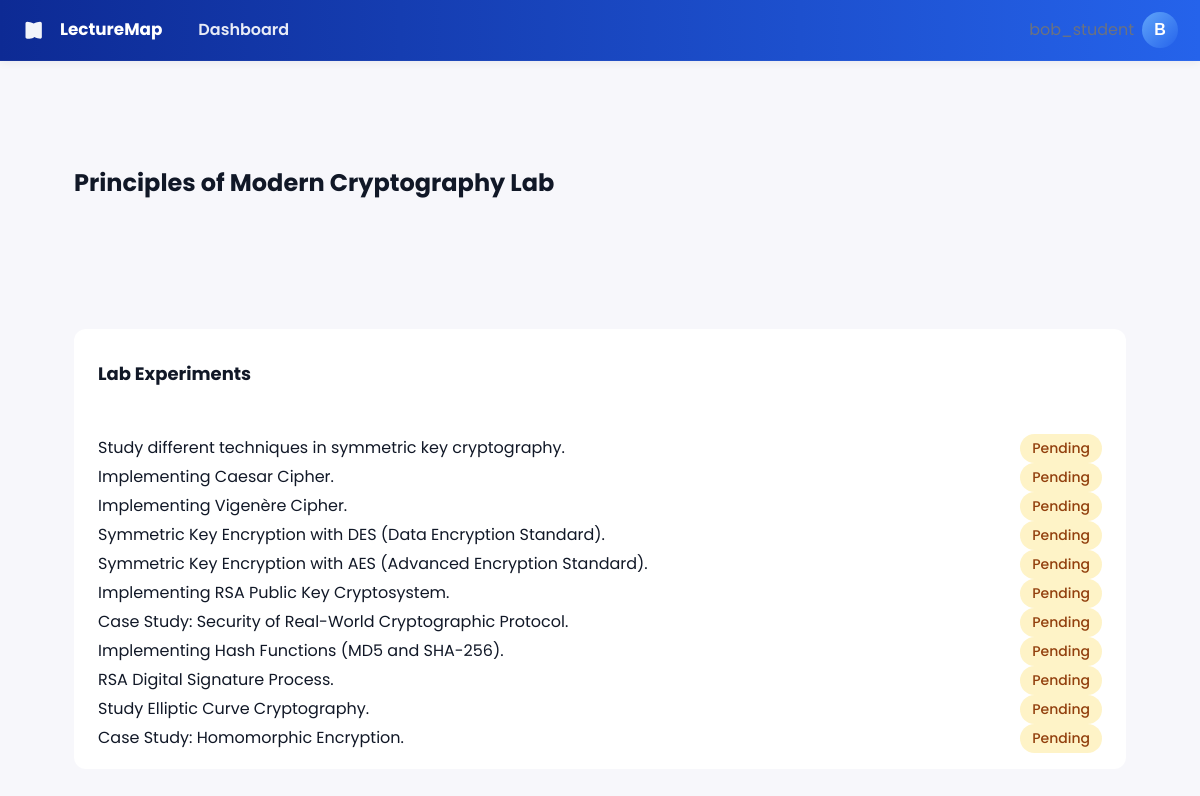
The page /subject/4/ (signed in) on the database its author committed.
### myapp/models.py (models this page shows, shortened)
class Subject(models.Model):
    name = models.CharField(max_length=200, unique=True)
    class_name = models.CharField(max_length=120, default="CSE-SEM-1")
    planned_lectures = models.PositiveIntegerField(default=24)
    start_date = models.DateField(default=timezone.now)
    end_date = models.DateField(null=True, blank=True)
    teacher = models.ForeignKey(User, on_delete=models.CASCADE, related_name='taught_subjects', null=True)

class Chapter(models.Model):
    subject = models.ForeignKey(Subject, on_delete=models.CASCADE, related_name='chapters')
    title = models.CharField(max_length=200)
    order = models.PositiveIntegerField(default=0)
    class Meta:
        ordering = ('order', 'id')

class Topic(models.Model):
    chapter = models.ForeignKey(Chapter, on_delete=models.CASCADE, related_name='topics')
    title = models.CharField(max_length=250)
    order = models.PositiveIntegerField(default=0)
    class Meta:
        ordering = ('order', 'id')
        unique_together = ('chapter','title')

### myapp/views.py (the view)
# urls.py: path('subject/<int:pk>/', views.subject_detail, name='subject_detail'),
@login_required
def subject_detail(request, pk):
    subject = get_object_or_404(Subject, pk=pk)
    if _is_teacher(request.user) and subject.teacher != request.user:
        messages.error(request, "You don't have permission to view this subject.")
        return redirect('teacher_dashboard')
    chapters = (Chapter.objects.filter(subject=subject)
                .prefetch_related('topics__status'))
    sessions = subject.sessions.all()[:10]
    return render(request, 'myapp/subject_detail.html', {
        'subject': subject, 'chapters': chapters, 'sessions': sessions, 'is_teacher': _is_teacher(request.user)
    })

### myapp/templatetags/myapp_extras.py (called while the page is built)
@register.filter
def is_teacher(user):
    return _is_teacher(user)

@register.filter
def is_student(user):
    return _is_student(user)

### myapp/views.py (called while the page is built)
def _is_teacher(user):
    return user.is_staff or user.groups.filter(name__iexact='Teacher').exists()

def _is_student(user):
    return user.groups.filter(name__iexact='Student').exists()

### templates/myapp/subject_detail.html (shortened to what this page needs)
{% extends "base.html" %}
{% load static %}
{% load myapp_extras %}
{% block content %}
<div class="subject-header">
  <div class="container">
    <div class="flex items-center justify-between">
      <div>
        <h1 class="text-2xl font-bold mb-2">{{ subject.name }}</h1>
      </div>
    </div>
  </div>
</div>
<div class="container">
  <div id="chapters" class="space-y-6">
    {% for chapter in chapters %}
    <div class="chapter-card">
      <div class="chapter-header">
        <div class="flex items-center justify-between">
          <h2 class="text-lg font-semibold">{{ chapter.title }}</h2>
        </div>
      </div>
      <div class="topic-list">
        {% for topic in chapter.topics.all %}
          {% include "myapp/_topic_row.html" with t=topic %}
        {% empty %}
          <div class="text-center py-4 text-muted">
            No topics added yet
          </div>
        {% endfor %}
      </div>
    </div>
    {% endfor %}
  </div>
</div>
{% endblock %}

### templates/topbar.html (shortened to what this page needs)
{% load static %}
{% load myapp_extras %}
<nav class="topbar">
  <div class="topbar-left flex items-center gap-4">
    <a href="{% url 'home' %}" class="logo">
      <span class="brand">LectureMap</span>
    </a>
    {% if user.is_authenticated %}
      {% if request.user|is_teacher %}
        <a href="{% url 'teacher_dashboard' %}" class="nav-link {% if request.resolver_match.url_name == 'teacher_dashboard' %}active{% endif %}">
          Dashboard
        </a>
      {% elif request.user|is_student %}
        <a href="{% url 'student_dashboard' %}" class="nav-link {% if request.resolver_match.url_name == 'student_dashboard' %}active{% endif %}">
          Dashboard
        </a>
      {% endif %}
    {% endif %}
  </div>
  <div class="topbar-right flex items-center gap-4">
    {% if user.is_authenticated %}
      <div class="flex items-center gap-2">
        {% if user.profile.full_name %}
          <span class="text-muted">{{ user.profile.full_name }}</span>
        {% else %}
          <span class="text-muted">{{ user.username }}</span>
        {% endif %}
        <div class="dropdown">
          <button class="avatar" onclick="toggleDropdown(event)" aria-haspopup="true" aria-expanded="false" style="background:linear-gradient(135deg,#60A5FA,#2563EB);width:36px;height:36px;border-radius:999px;border:none;color:white;font-weight:700;display:flex;align-items:center;justify-content:center">
            {{ user.username|make_list|first|upper }}
          </button>
        </div>
      </div>
    {% else %}
      <div class="flex items-center gap-2">
        <a href="{% url 'signup' %}" class="nav-link">Sign up</a>
        <a href="{% url 'login_role' 'student' %}" class="btn btn-primary">Login</a>
      </div>
    {% endif %}
  </div>
</nav>

### templates/myapp/_topic_row.html (shortened to what this page needs)
<div id="topic-{{ t.id }}" class="flex items-center justify-between p-3 {% if t.status and t.status.completed %}bg-emerald-50{% else %}bg-gray-50{% endif %} rounded-lg transition-all duration-200">
  <div class="flex items-center gap-4">
    <div class="text-sm">
      <div class="font-medium">{{ t.title }}</div>
    </div>
  </div>
  <div class="flex items-center gap-2">
    <span class="badge {% if t.status and t.status.completed %}badge-success{% else %}badge-warning{% endif %}">
      {% if t.status and t.status.completed %}Completed{% else %}Pending{% endif %}
    </span>
  </div>
</div>

### static/styles.css (style rules this page uses)
:root { --primary: #2563eb; --primary-dark: #1d4ed8; --accent: #0ea5e9; --success: #22c55e; --warning: #eab308; --danger: #ef4444; --bg-gradient: linear-gradient(180deg, #f8fafc 0%, #eef2ff 100%); --card-bg: #ffffff; --text: #1f2937; --text-muted: #6b7280; --border: #e5e7eb; --shadow-sm: 0 1px 2px rgba(0,0,0,0.05); --shadow: 0 4px 6px -1px rgba(0,0,0,0.1); --shadow-lg: 0 10px 15px -3px rgba(0,0,0,0.1); }
body { background: var(--bg-gradient); color: var(--text); font-family: 'Inter', system-ui, sans-serif; line-height: 1.5; min-height: 100vh; }
.container { max-width: 1100px; margin: 0 auto; padding: 1.5rem; }
.topbar { background: var(--primary); color: white; padding: 0.75rem 1.5rem; }
.nav-link { color: rgba(255,255,255,0.9); text-decoration: none; padding: 0.5rem 0.75rem; border-radius: 0.375rem; transition: all 0.2s; }
.badge { display: inline-flex; align-items: center; padding: 0.25rem 0.75rem; border-radius: 9999px; font-size: 0.875rem; font-weight: 500; }
.badge-warning { background: #fef3c7; color: #92400e; }
.flex { display: flex; }
.items-center { align-items: center; }
.justify-between { justify-content: space-between; }
.gap-2 { gap: 0.5rem; }
.gap-4 { gap: 1rem; }
.text-lg { font-size: 1.125rem; }
.text-2xl { font-size: 1.5rem; }
.font-bold { font-weight: 700; }
.text-muted { color: var(--text-muted); }
.mb-2 { margin-bottom: 0.5rem; }
.avatar { width: 2.5rem; height: 2.5rem; border-radius: 9999px; background: var(--primary); color: white; display: flex; align-items: center; justify-content: center; font-weight: 500; font-size: 1rem; }

### templates/base.html (style rules this page uses)
:root { --bg: #f7f7fb; --card: #ffffff; --muted: #6b7280; --text: #111827; --primary: #2563eb; --primary-600: #1d4ed8; --border: #e6e9ee; --card-shadow: 0 8px 24px rgba(16,24,40,0.06); --radius: 12px; }
body { margin: 0; font-family: 'Poppins', Inter, system-ui, -apple-system, 'Segoe UI', Roboto, 'Helvetica Neue', Arial; background: var(--bg); color: var(--text); -webkit-font-smoothing:antialiased; -moz-osx-font-smoothing:grayscale; line-height:1.5; }
.topbar { display:flex; justify-content:space-between; align-items:center; background: linear-gradient(90deg, rgba(13,42,148,1) 0%, rgba(37,99,235,1) 100%); color: white; padding: 10px 22px; box-shadow: 0 2px 8px rgba(16,24,40,0.06); border-bottom: 1px solid rgba(255,255,255,0.04); }
.logo { display:flex; align-items:center; gap:10px; text-decoration:none; color:white; }
.logo .brand { font-weight:700; font-size:1.05rem; }
.nav-link { color: rgba(255,255,255,0.9); margin-left:12px; text-decoration:none; font-weight:600; }
.topbar-left, .topbar-right { display:flex; align-items:center; gap:12px; }
.topbar-left, .topbar-right { display: flex; align-items: center; }

### templates/topbar.html (style rules this page uses)
.dropdown { position: relative; }

### templates/myapp/subject_detail.html (style rules this page uses)
.subject-header { background: var(--primary-50); border-bottom: 1px solid var(--primary-100); padding: 2rem 0; margin-bottom: 2rem; }
.chapter-card { border: 1px solid var(--border-color); border-radius: 0.75rem; background: white; margin-bottom: 1.5rem; }
.chapter-header { padding: 1rem 1.5rem; border-bottom: 1px solid var(--border-color); background: var(--gray-50); border-radius: 0.75rem 0.75rem 0 0; }
.topic-list { padding: 1rem 1.5rem; }

### rows shown on the page
Subject: name "Principles of Modern Cryptography Lab"
Chapter: title "Lab Experiments"
Topic: title "Study different techniques in symmetric key cryptography."
Topic: title "Implementing Caesar Cipher."
Topic: title "Implementing Vigenère Cipher."
Topic: title "Symmetric Key Encryption with DES (Data Encryption Standard)."
Topic: title "Symmetric Key Encryption with AES (Advanced Encryption Standard)."
Topic: title "Implementing RSA Public Key Cryptosystem."
Topic: title "Case Study: Security of Real-World Cryptographic Protocol."
Topic: title "Implementing Hash Functions (MD5 and SHA-256)."
Topic: title "RSA Digital Signature Process."
Topic: title "Study Elliptic Curve Cryptography."
Topic: title "Case Study: Homomorphic Encryption."

### other values the page prints
{{ user.username }} "bob_student"
{{ user.username|make_list|first|upper }} "B"
